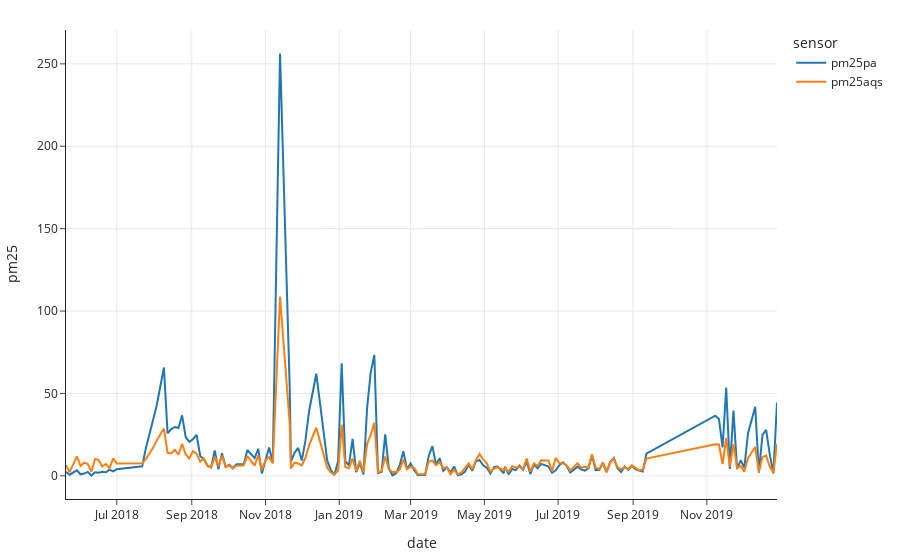

The code cell stored with this chart in its notebook:
### Markdown cell above
| Column  | Description                                                                                                                      |
|---------|----------------------------------------------------------------------------------------------------------------------------------|
| date    | Date of the observation                                                                                                          |
| id      | A unique label for a site, formatted as the US state abbreviation with a number. (We performed data cleaning for site ID `CA1`.) |
| region  | The name of the region, which corresponds to a group of sites. (The `CA1` site is located in the `West` region.)                 |
| pm25aqs | The PM2.5 measurement from the AQS sensor.                                                                                       |
| pm25pa  | The PM2.5 measurement from the PurpleAir sensor.                                                                                 |
| temp    | Temperature, in Celcius.                                                                                                         |
| rh      | Relative humidity, ranging from 0 to 100%.                                                                                       |
| dew     | The dew point. (Higher dew point means more moisture in the air.)                                                     |

### Code cell
df = (full_df
 .query('id == "CA1"')
 .melt(['date'], ['pm25aqs', 'pm25pa'], var_name='sensor', value_name='pm25')
 .sort_values('date')
)
px.line(df, x='date', y='pm25', color='sensor')

### Figure 1 — Plotly figure (JSON) as saved in the notebook; plotly's stock layout.template omitted (floating-point values rounded to 4 significant figures; data arrays with more than 128 entries replaced by an {"elided": "..."} marker saying what was removed)
{"data": [{"hovertemplate": "sensor=pm25pa<br>date=%{x}<br>pm25=%{y}<extra></extra>", "legendgroup": "pm25pa", "line": {"color": "#1F77B4", "dash": "solid"}, "marker": {"symbol": "circle"}, "mode": "lines", "name": "pm25pa", "orientation": "v", "showlegend": true, "type": "scatter", "x": {"elided": "161 str values"}, "xaxis": "x", "y": {"elided": "161 float values"}, "yaxis": "y"}, {"hovertemplate": "sensor=pm25aqs<br>date=%{x}<br>pm25=%{y}<extra></extra>", "legendgroup": "pm25aqs", "line": {"color": "#FF7F0E", "dash": "solid"}, "marker": {"symbol": "circle"}, "mode": "lines", "name": "pm25aqs", "orientation": "v", "showlegend": true, "type": "scatter", "x": {"elided": "161 str values"}, "xaxis": "x", "y": {"elided": "161 float values"}, "yaxis": "y"}], "layout": {"legend": {"title": {"text": "sensor"}, "tracegroupgap": 0}, "xaxis": {"anchor": "y", "domain": [0, 1], "title": {"text": "date"}}, "yaxis": {"anchor": "x", "domain": [0, 1], "title": {"text": "pm25"}}}}
